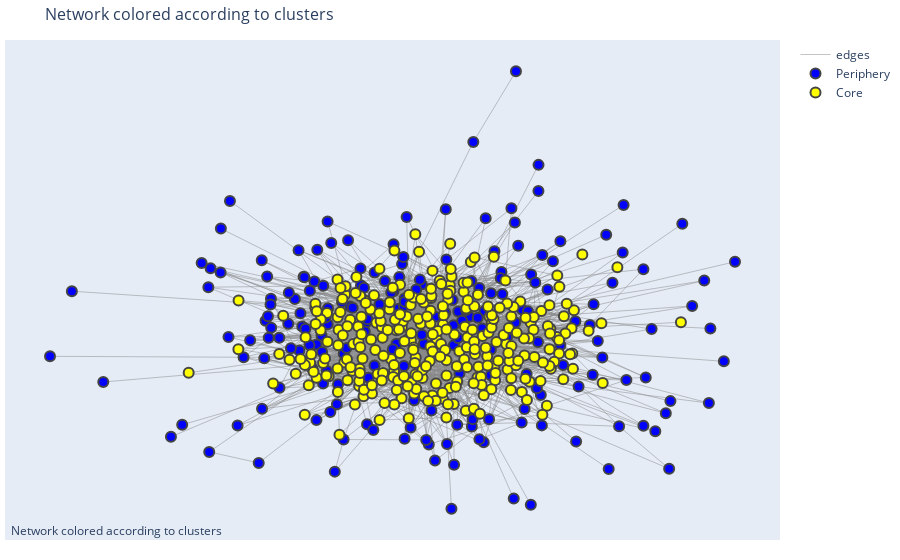
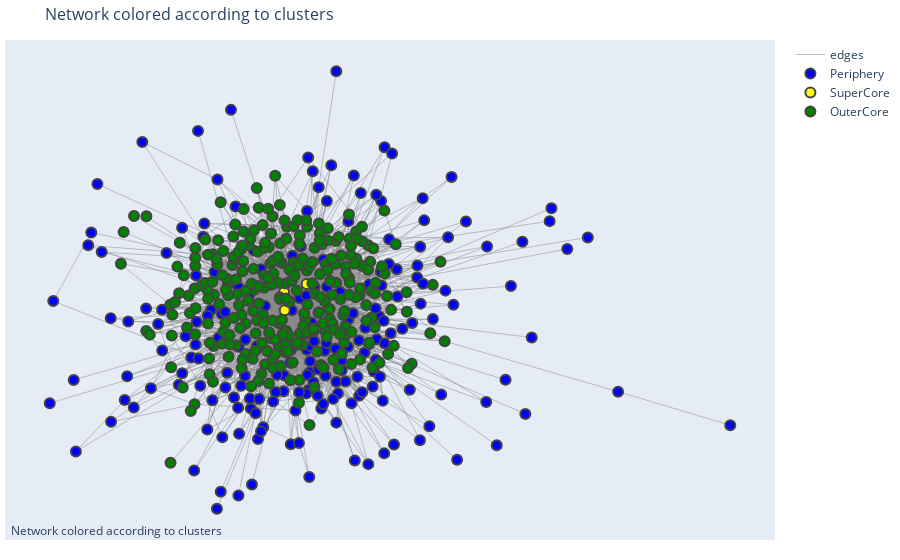
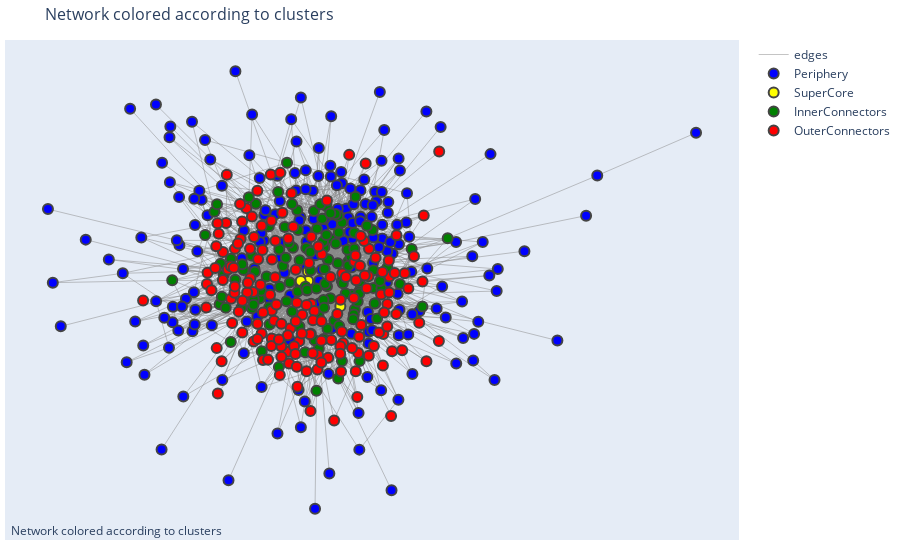
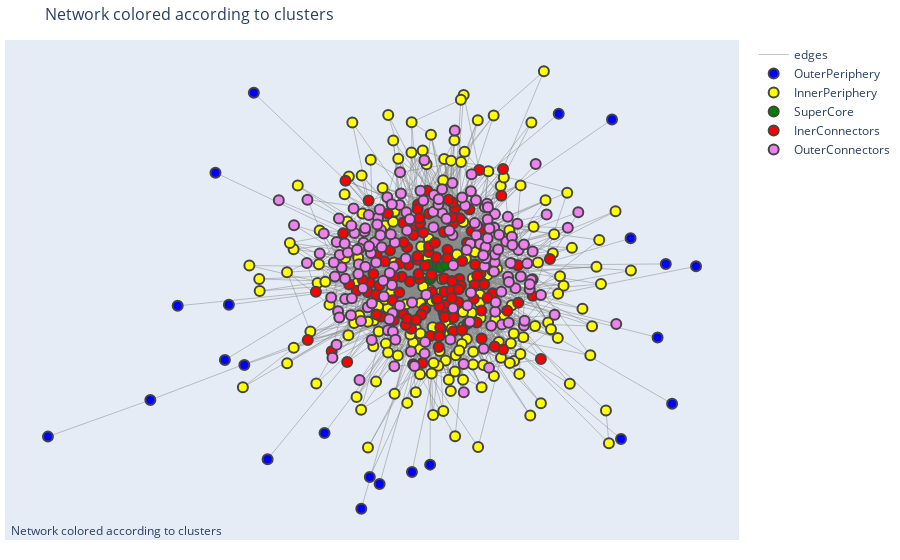

Notebook source saved alongside these figures, in order:
### Code cell
import networkx as nx
from pylab import colorbar
from matplotlib.lines import Line2D
import plotly.io as pio
pio.kaleido.scope.mathjax = None
#plotting the network, standard procedure for loading them up
from utils import csv2df,load_network,plotly_graph
langframe = csv2df(f'files/{iol}/dataframes/{netName}.csv')
mostfreq =langframe.unique_id.to_list()
thisNetwork = load_network(f'files/{iol}/dictionaries/{netName}.json')
thisNetwork=thisNetwork.subgraph(mostfreq)
Gcc = sorted(nx.connected_components(thisNetwork), key=len, reverse=True); 
thisNetwork = nx.Graph(thisNetwork.subgraph(Gcc[0]));
#Now we have to follow the order of g.nodes(), so we will have to rearrange
#the colors in the dataframe in that order
nodeList = [int(node) for node in thisNetwork.nodes()]
dictpalabras = dict(zip(dfplot['id_palabra'].to_list(),dfplot['palabra'].to_list()))
realpalabras = [dictpalabras[node] for node in nodeList]
colors2 = dict(zip(dfplot['id_palabra'].to_list(),dfplot['nc2']))
colors3 = dict(zip(dfplot['id_palabra'].to_list(),dfplot['nc3']))
colors4 = dict(zip(dfplot['id_palabra'].to_list(),dfplot['nc4']))
colors5 = dict(zip(dfplot['id_palabra'].to_list(),dfplot['nc5']))
realcolors2 = [colors2[node] for node in nodeList]
realcolors3 = [colors3[node] for node in nodeList]
realcolors4 = [colors4[node] for node in nodeList]
realcolors5 = [colors5[node] for node in nodeList]
colors2 = {1:'b',2:'g',3:'r',4:'c',5:'m'}
truecolors2 = [colors2[tc] for tc in realcolors2]
truecolors3 = [colors2[tc] for tc in realcolors3]
truecolors4 = [colors2[tc] for tc in realcolors4]
truecolors5 = [colors2[tc] for tc in realcolors5]
colorsinverse2 = {value:key for key,value in colors2.items()}
for colorset in [realcolors2,realcolors3, realcolors4,realcolors5]:
    plotly_graph(thisNetwork,colorset,realpalabras,True,picsdir)

### Figure 1 — Plotly figure (JSON) as saved in the notebook; plotly's stock layout.template omitted (floating-point values rounded to 4 significant figures; data arrays with more than 128 entries replaced by an {"elided": "..."} marker saying what was removed)
{"data": [{"hoverinfo": "none", "line": {"color": "#888", "width": 0.5}, "mode": "lines", "name": "edges", "type": "scatter", "x": {"elided": "8556 float values"}, "y": {"elided": "8556 float values"}}, {"marker": {"color": {"elided": "202 str values"}, "line": {"width": 2}, "size": 10}, "mode": "markers", "name": "Periphery", "showlegend": true, "text": {"elided": "202 str values"}, "type": "scatter", "x": {"elided": "202 float values"}, "y": {"elided": "202 float values"}}, {"marker": {"color": {"elided": "292 str values"}, "line": {"width": 2}, "size": 10}, "mode": "markers", "name": "Core", "showlegend": true, "text": {"elided": "292 str values"}, "type": "scatter", "x": {"elided": "292 float values"}, "y": {"elided": "292 float values"}}], "layout": {"annotations": [{"showarrow": false, "text": "Network colored according to clusters", "x": 0.005, "xref": "paper", "y": -0.002, "yref": "paper"}], "hovermode": "closest", "margin": {"b": 20, "l": 5, "r": 5, "t": 40}, "showlegend": true, "title": {"font": {"size": 16}, "text": "Network colored according to clusters"}, "xaxis": {"showgrid": false, "showticklabels": false, "zeroline": false}, "yaxis": {"showgrid": false, "showticklabels": false, "zeroline": false}}}

### Figure 2 — Plotly figure (JSON) as saved in the notebook; plotly's stock layout.template omitted (floating-point values rounded to 4 significant figures; data arrays with more than 128 entries replaced by an {"elided": "..."} marker saying what was removed)
{"data": [{"hoverinfo": "none", "line": {"color": "#888", "width": 0.5}, "mode": "lines", "name": "edges", "type": "scatter", "x": {"elided": "8556 float values"}, "y": {"elided": "8556 float values"}}, {"marker": {"color": {"elided": "202 str values"}, "line": {"width": 2}, "size": 10}, "mode": "markers", "name": "Periphery", "showlegend": true, "text": {"elided": "202 str values"}, "type": "scatter", "x": {"elided": "202 float values"}, "y": {"elided": "202 float values"}}, {"marker": {"color": ["yellow", "yellow", "yellow", "yellow", "yellow"], "line": {"width": 2}, "size": 10}, "mode": "markers", "name": "SuperCore", "showlegend": true, "text": ["de", "y", "el", "a", "en"], "type": "scatter", "x": [-0.02425, -0.02269, 0.02763, -0.03403, -0.01264], "y": [0.0531, 0.0009728, 0.07691, 0.03828, 0.02821]}, {"marker": {"color": {"elided": "287 str values"}, "line": {"width": 2}, "size": 10}, "mode": "markers", "name": "OuterCore", "showlegend": true, "text": {"elided": "287 str values"}, "type": "scatter", "x": {"elided": "287 float values"}, "y": {"elided": "287 float values"}}], "layout": {"annotations": [{"showarrow": false, "text": "Network colored according to clusters", "x": 0.005, "xref": "paper", "y": -0.002, "yref": "paper"}], "hovermode": "closest", "margin": {"b": 20, "l": 5, "r": 5, "t": 40}, "showlegend": true, "title": {"font": {"size": 16}, "text": "Network colored according to clusters"}, "xaxis": {"showgrid": false, "showticklabels": false, "zeroline": false}, "yaxis": {"showgrid": false, "showticklabels": false, "zeroline": false}}}

### Figure 3 — Plotly figure (JSON) as saved in the notebook; plotly's stock layout.template omitted (floating-point values rounded to 4 significant figures; data arrays with more than 128 entries replaced by an {"elided": "..."} marker saying what was removed)
{"data": [{"hoverinfo": "none", "line": {"color": "#888", "width": 0.5}, "mode": "lines", "name": "edges", "type": "scatter", "x": {"elided": "8556 float values"}, "y": {"elided": "8556 float values"}}, {"marker": {"color": {"elided": "202 str values"}, "line": {"width": 2}, "size": 10}, "mode": "markers", "name": "Periphery", "showlegend": true, "text": {"elided": "202 str values"}, "type": "scatter", "x": {"elided": "202 float values"}, "y": {"elided": "202 float values"}}, {"marker": {"color": ["yellow", "yellow", "yellow", "yellow", "yellow"], "line": {"width": 2}, "size": 10}, "mode": "markers", "name": "SuperCore", "showlegend": true, "text": ["de", "y", "el", "a", "en"], "type": "scatter", "x": [-0.01052, -0.007632, 0.07646, -0.007039, -0.02649], "y": [-0.04635, 0.01021, -0.09326, -0.0183, -0.01854]}, {"marker": {"color": ["green", "green", "green", "green", "green", "green", "green", "green", "green", "green", "green", "green", "green", "green", "green", "green", "green", "green", "green", "green", "green", "green", "green", "green", "green", "green", "green", "green", "green", "green", "green", "green", "green", "green", "green", "green", "green", "green", "green", "green", "green", "green", "green", "green", "green", "green", "green", "green", "green", "green", "green", "green", "green", "green", "green", "green", "green", "green", "green", "green", "green", "green", "green", "green", "green", "green", "green", "green", "green", "green", "green", "green", "green", "green", "green", "green", "green", "green", "green", "green", "green", "green", "green", "green", "green", "green", "green", "green", "green", "green", "green", "green", "green", "green", "green", "green", "green", "green", "green", "green", "green", "green", "green", "green", "green", "green", "green", "green", "green", "green", "green", "green", "green", "green", "green", "green", "green", "green", "green", "green", "green", "green"], "line": {"width": 2}, "size": 10}, "mode": "markers", "name": "InnerConnectors", "showlegend": true, "text": ["las", "millones", "mujeres", "mayo", "ellos", "un", "los", "que", "base", "por", "presidente", "la", "vida", "que", "gobierno", "falta", "necesidad", "líderes", "patronal", "con", "no", "ser", "meses", "dar", "momento", "como", "crecimiento", "hijo", "eso", "reforma", "sistema", "mercado", "personas", "gobierno", "lo", "parte", "empresas", "país", "cómo", "más", "sin", "vez", "regalo", "tiene", "es", "semana", "firma", "dos", "una", "mundo", "incremento", "ganar", "le", "proceso", "situación", "mes", "hacer", "ver", "año", "rominger", "cuatro", "proyecto", "acuerdo", "encontrar", "confederación", "bandera", "importante", "número", "problema", "veces", "contratos", "años", "países", "modelo", "hace", "estado", "germán", "hay", "otros", "director", "libro", "juego", "ex", "estados", "defensa", "reunión", "tan", "tiempo", "fin", "tasa", "uno", "sólo", "quiere", "pasado", "hijos", "después", "decir", "mientras", "crisis", "campaña", "ministro", "equipo", "sé", "población", "días", "señora", "hombre", "hora", "partido", "mayoría", "nombre", "caso", "día", "partidos", "semanas", "poner", "equipos", "jugadores", "nada", "sino", "él", "hombres"], "type": "scatter", "x": [-0.1749, -0.03419, -0.1072, -0.01517, -0.06334, 0.1062, -0.1331, 0.04392, 0.1128, 0.04181, 0.1141, -0.07238, -0.1148, 0.0453, -0.0008111, -0.0334, -0.2505, -0.1276, 0.05058, -0.01413, 0.05123, -0.03544, -0.2368, 0.02943, 0.09661, -0.0118, -0.02978, 0.009878, 0.07238, 0.1297, 0.1987, 0.2311, -0.1539, 0.06091, 0.1031, -0.08217, -0.1452, 0.03287, 0.08088, 0.03499, 0.07108, -0.1092, 0.09732, -0.001312, 0.06462, -0.1964, 0.01981, -0.1803, -0.1084, -0.0291, 0.172, 0.03143, 0.116, 0.09497, -0.2211, 0.1113, 0.008045, 0.1598, 0.03673, -0.04889, -0.2344, 0.03424, 0.1621, 0.1455, 0.07087, -0.06772, 0.3552, 0.04291, 0.1625, -0.06194, -0.08314, -0.1484, -0.1783, 0.1098, -0.0466, -0.0002865, 0.1265, 0.04024, -0.2437, 0.07339, 0.08022, 0.2894, 0.1831, -0.2263, 0.01573, -0.06523, 0.2616, 0.09029, -0.05484, -0.04867, -0.009639, 0.06975, 0.04065, 0.03314, -0.2079, -0.05716, 0.06383, -0.2746, -0.1428, -0.2077, 0.1793, 0.08298, 0.05046, 0.01457, -0.2313, -0.08509, 0.1252, -0.161, 0.1215, 0.01445, 0.1254, 0.1656, 0.02062, -0.1532, -0.3601, 0.03574, -0.08067, -0.1289, 0.02487, 0.08062, 0.1128, -0.149], "y": [0.01445, -0.04955, -0.148, -0.2307, -0.07856, -0.05917, -0.07012, 0.04566, 0.1256, -0.03365, -0.1025, 0.02667, -0.004567, 0.04549, 0.01311, 0.1332, 0.1881, -0.2273, -0.0695, -0.03547, 0.107, 0.1924, -0.08723, 0.1669, 0.03934, 0.08024, -0.1535, -0.1947, 0.1259, -0.03112, 0.022, -0.02735, 0.05777, -0.1369, 0.0547, 0.07529, 0.009176, -0.07473, 0.1558, 0.08148, 0.1756, 0.1444, 0.02702, 0.06797, 0.09332, -0.01468, -0.123, -0.09775, -0.09658, 0.0435, -0.1299, 0.09911, 0.2325, 0.07466, -0.09794, -0.1184, 0.1901, 0.1337, -0.02643, 0.2107, 0.03328, -0.09774, -0.0391, 0.1462, -0.3085, 0.1426, 0.1087, -0.1603, 0.0138, 0.334, -0.2744, -0.07304, 0.03168, -0.132, 0.08094, -0.175, -0.2569, 0.1189, 0.2105, -0.1519, -0.01855, -0.09448, -0.04042, 0.0001078, 0.1374, 0.05114, 0.07724, -0.05528, -0.02245, -0.109, -0.04518, 0.03441, 0.2042, -0.1908, -0.2002, 0.09508, 0.1812, 0.1189, 0.2115, 0.04772, -0.0184, -0.02484, 0.1831, -0.3449, -0.06489, 0.2468, -0.04959, 0.231, -0.07911, -0.04049, -0.05551, -0.08562, -0.2191, -0.09953, -0.0164, 0.01771, -0.03521, -0.047, 0.2099, -0.2565, 0.07762, -0.08885]}, {"marker": {"color": {"elided": "165 str values"}, "line": {"width": 2}, "size": 10}, "mode": "markers", "name": "OuterConnectors", "showlegend": true, "text": {"elided": "165 str values"}, "type": "scatter", "x": {"elided": "165 float values"}, "y": {"elided": "165 float values"}}], "layout": {"annotations": [{"showarrow": false, "text": "Network colored according to clusters", "x": 0.005, "xref": "paper", "y": -0.002, "yref": "paper"}], "hovermode": "closest", "margin": {"b": 20, "l": 5, "r": 5, "t": 40}, "showlegend": true, "title": {"font": {"size": 16}, "text": "Network colored according to clusters"}, "xaxis": {"showgrid": false, "showticklabels": false, "zeroline": false}, "yaxis": {"showgrid": false, "showticklabels": false, "zeroline": false}}}

### Figure 4 — Plotly figure (JSON) as saved in the notebook; plotly's stock layout.template omitted (floating-point values rounded to 4 significant figures; data arrays with more than 128 entries replaced by an {"elided": "..."} marker saying what was removed)
{"data": [{"hoverinfo": "none", "line": {"color": "#888", "width": 0.5}, "mode": "lines", "name": "edges", "type": "scatter", "x": {"elided": "8556 float values"}, "y": {"elided": "8556 float values"}}, {"marker": {"color": ["blue", "blue", "blue", "blue", "blue", "blue", "blue", "blue", "blue", "blue", "blue", "blue", "blue", "blue", "blue", "blue", "blue", "blue", "blue", "blue", "blue", "blue", "blue"], "line": {"width": 2}, "size": 10}, "mode": "markers", "name": "OuterPeriphery", "showlegend": true, "text": ["según", "unos", "tu", "han", "embargo", "e", "como", "general", "social", "mis", "activa", "nuevos", "algún", "unidos", "alguna", "siendo", "te", "están", "estaba", "segunda", "internacionales", "los", "aguirre"], "type": "scatter", "x": [0.6756, -0.4677, -0.1899, 0.4815, 0.5761, -0.7353, -0.4923, -0.6646, -0.5322, 0.4583, -0.4321, -0.5425, 0.5974, 0.3205, -0.01189, -0.1425, -0.05889, -0.5669, 0.6136, 0.5064, -1, -0.2849, -0.1679], "y": [0.03497, 0.5573, -0.6944, -0.4847, -0.1788, -0.3671, -0.2618, -0.08395, -0.08092, 0.4769, -0.5452, -0.2466, 0.0423, 0.494, -0.5616, -0.6196, -0.5835, 0.3167, -0.3785, 0.1194, -0.4774, -0.4665, -0.5987]}, {"marker": {"color": {"elided": "179 str values"}, "line": {"width": 2}, "size": 10}, "mode": "markers", "name": "InnerPeriphery", "showlegend": true, "text": {"elided": "179 str values"}, "type": "scatter", "x": {"elided": "179 float values"}, "y": {"elided": "179 float values"}}, {"marker": {"color": ["green", "green", "green", "green", "green"], "line": {"width": 2}, "size": 10}, "mode": "markers", "name": "SuperCore", "showlegend": true, "text": ["de", "y", "el", "a", "en"], "type": "scatter", "x": [-0.008361, -0.01141, 0.01542, -0.01641, 0.02882], "y": [0.03699, -0.00276, 0.03135, 0.03884, 0.03929]}, {"marker": {"color": ["red", "red", "red", "red", "red", "red", "red", "red", "red", "red", "red", "red", "red", "red", "red", "red", "red", "red", "red", "red", "red", "red", "red", "red", "red", "red", "red", "red", "red", "red", "red", "red", "red", "red", "red", "red", "red", "red", "red", "red", "red", "red", "red", "red", "red", "red", "red", "red", "red", "red", "red", "red", "red", "red", "red", "red", "red", "red", "red", "red", "red", "red", "red", "red", "red", "red", "red", "red", "red", "red", "red", "red", "red", "red", "red", "red", "red", "red", "red", "red", "red", "red", "red", "red", "red", "red", "red", "red", "red", "red", "red", "red", "red", "red", "red", "red", "red", "red", "red", "red", "red", "red", "red", "red", "red", "red", "red", "red", "red", "red", "red", "red", "red", "red", "red", "red", "red", "red", "red", "red", "red", "red"], "line": {"width": 2}, "size": 10}, "mode": "markers", "name": "InerConnectors", "showlegend": true, "text": ["las", "millones", "mujeres", "mayo", "ellos", "un", "los", "que", "base", "por", "presidente", "la", "vida", "que", "gobierno", "falta", "necesidad", "líderes", "patronal", "con", "no", "ser", "meses", "dar", "momento", "como", "crecimiento", "hijo", "eso", "reforma", "sistema", "mercado", "personas", "gobierno", "lo", "parte", "empresas", "país", "cómo", "más", "sin", "vez", "regalo", "tiene", "es", "semana", "firma", "dos", "una", "mundo", "incremento", "ganar", "le", "proceso", "situación", "mes", "hacer", "ver", "año", "rominger", "cuatro", "proyecto", "acuerdo", "encontrar", "confederación", "bandera", "importante", "número", "problema", "veces", "contratos", "años", "países", "modelo", "hace", "estado", "germán", "hay", "otros", "director", "libro", "juego", "ex", "estados", "defensa", "reunión", "tan", "tiempo", "fin", "tasa", "uno", "sólo", "quiere", "pasado", "hijos", "después", "decir", "mientras", "crisis", "campaña", "ministro", "equipo", "sé", "población", "días", "señora", "hombre", "hora", "partido", "mayoría", "nombre", "caso", "día", "partidos", "semanas", "poner", "equipos", "jugadores", "nada", "sino", "él", "hombres"], "type": "scatter", "x": [0.06494, -0.03005, -0.04321, 0.1215, -0.05797, -0.03991, -0.03786, -0.007321, -0.1385, -0.008485, -0.1674, 0.004872, -0.06105, 0.03064, -0.08541, 0.04873, 0.1765, -0.171, -0.1862, -0.06801, 0.02256, 0.1212, -0.0192, 0.1085, 0.0638, 0.02502, -0.09177, -0.08099, 0.04785, 0.1048, -0.1728, 0.1498, 0.05198, -0.0905, -0.02753, 0.1201, -0.08165, 0.003776, 0.02443, 0.06761, 0.2158, -0.0113, 0.01196, 0.04396, -0.03489, 0.1205, -0.2015, 0.08968, -0.1157, -0.06408, -0.1512, 0.1364, 0.1548, -0.01547, 0.2004, 0.09541, 0.08398, -0.07477, 0.03288, -0.1505, -0.1211, 0.0835, -0.07147, 0.1877, -0.3072, 0.01408, -0.3283, -0.04417, -0.1433, 0.1149, -0.2211, 0.0479, -0.04415, 0.1034, 0.06216, -0.1091, 0.2978, 0.007122, -0.2307, -0.1058, 0.06157, -0.2368, -0.07092, 0.0458, -0.04822, -0.01484, 0.2533, -0.04511, 0.07095, 0.0005808, 0.03245, 0.1279, 0.07034, 0.04481, 0.1721, 0.1009, 0.01009, -0.2664, -0.1294, -0.05526, -0.1585, -0.04197, 0.02525, -0.2264, 0.03556, -0.03188, 0.1186, -0.05591, 0.1098, -0.081, -0.02537, -0.15, 0.2147, -0.01502, 0.1765, 0.04395, 0.02384, 0.04441, 0.01131, 0.2744, -0.1055, -0.03954], "y": [0.1794, 0.1364, 0.2211, 0.1464, 0.1445, -0.002288, 0.1647, -0.04212, -0.1167, 0.009376, -0.01434, -0.06521, -0.1528, -0.08022, 0.003531, -0.1192, -0.2155, 0.2331, -0.005995, 0.03956, -0.1041, -0.1821, 0.2621, -0.1339, -0.002872, -0.04163, -0.04372, -0.1088, -0.1602, 0.04046, -0.04316, -0.04613, 0.2098, 0.04355, -0.09516, -0.01182, 0.1658, 0.06206, -0.001731, -0.02328, -0.07465, -0.1748, -0.08546, -0.03694, -0.1109, -0.09761, -0.03848, 0.206, 0.08225, -0.01091, -0.05064, -0.06054, -0.2059, 0.07788, 0.04334, 0.1411, -0.1378, -0.1417, 0.08489, -0.1098, 0.1933, 0.1057, 0.09202, -0.09843, -0.0418, -0.1493, -0.187, 0.05451, -0.02266, 0.3247, -0.01943, 0.1647, 0.2071, -0.0206, -0.03424, -0.06674, 0.05689, -0.06239, 0.2926, -0.127, -0.07288, 0.1344, -0.1217, 0.2269, -0.1266, 0.09523, -0.05348, 0.06536, 0.0508, 0.1062, 0.05934, -0.01937, -0.1572, -0.009079, 0.2474, -0.0623, -0.2076, -0.2203, 0.05033, 0.1296, 0.01226, 0.01193, -0.1172, -0.2528, 0.2355, -0.2562, 0.01413, -0.2596, 0.006898, 0.1074, 0.03656, 0.06848, 0.03811, 0.1933, 0.3278, -0.06125, 0.1382, 0.1816, -0.1757, -0.2438, 0.002124, 0.1794]}, {"marker": {"color": {"elided": "165 str values"}, "line": {"width": 2}, "size": 10}, "mode": "markers", "name": "OuterConnectors", "showlegend": true, "text": {"elided": "165 str values"}, "type": "scatter", "x": {"elided": "165 float values"}, "y": {"elided": "165 float values"}}], "layout": {"annotations": [{"showarrow": false, "text": "Network colored according to clusters", "x": 0.005, "xref": "paper", "y": -0.002, "yref": "paper"}], "hovermode": "closest", "margin": {"b": 20, "l": 5, "r": 5, "t": 40}, "showlegend": true, "title": {"font": {"size": 16}, "text": "Network colored according to clusters"}, "xaxis": {"showgrid": false, "showticklabels": false, "zeroline": false}, "yaxis": {"showgrid": false, "showticklabels": false, "zeroline": false}}}
